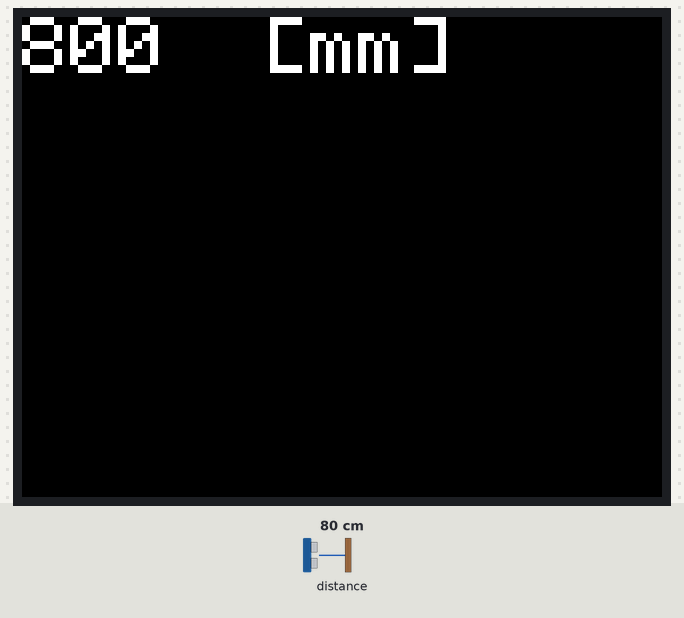
Recording of a sketch running on a simulated ESP32. Parts: 320×240 colour display. Inputs (shaded band) come from the test bench; at power-on: distance to the obstacle 80 cm.

Above: at 1.4 s.
1.5 s: distance to the obstacle set to 2 cm
At 2.2 s:
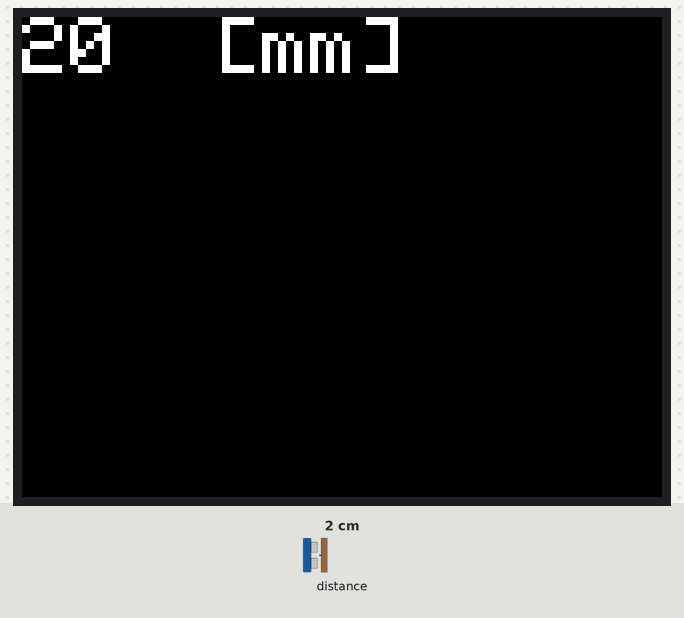
3.0 s: distance to the obstacle set to 4 cm
At 4.2 s:
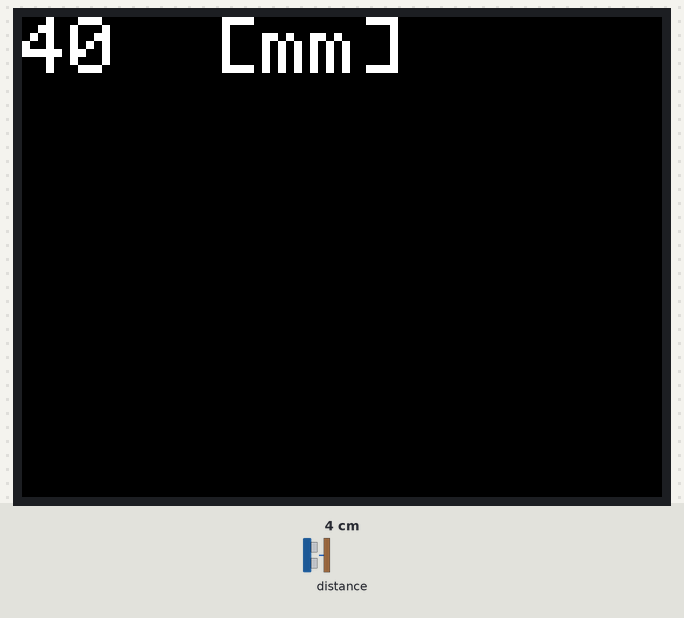
4.5 s: distance to the obstacle set to 9 cm
At 5.6 s:
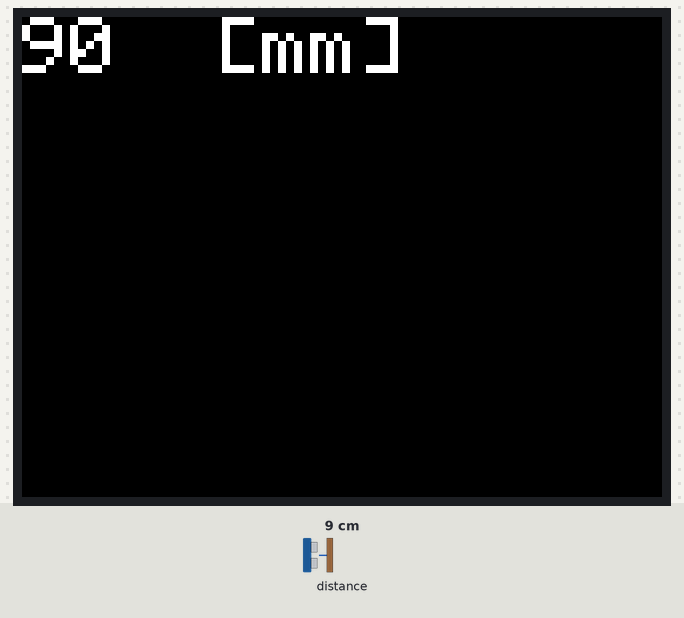
Timing chart, 0 to 7.5 s (numbered marks = the images above; inputs shaded):
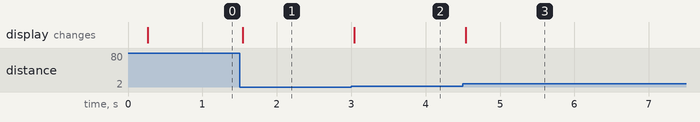

The sketch:

tof_sample1.ino
```cpp
#include <M5Core2.h>
#include <Wire.h>
#include <VL53L0X.h>

VL53L0X sensor; //VL53L0X　"sensor"として操作することを宣言している。

void setup() {
  M5.begin();
  //M5.Power.begin();
  Wire.begin();// I2C通信を開始する
  sensor.init();
  sensor.startContinuous();  //  連続測定を開始
  M5.Lcd.fillScreen(BLACK);
  M5.Lcd.setCursor(10, 10);
  M5.Lcd.setTextColor(WHITE, BLACK);
  M5.Lcd.setTextSize(4);
}
void loop() {
  int distance = sensor.readRangeContinuousMillimeters(); //センサデータの取得(mm単位)
  M5.Lcd.setCursor(0, 0);
  M5.Lcd.print(distance);
  M5.Lcd.print("  [mm]  ");

}
```

Measured:
- after the input at 1.5 s, the display: changes at once (image 1)
- after the input at 3.0 s, the display: changes at once (image 2)
- after the input at 4.5 s, the display: changes at once (image 3)
